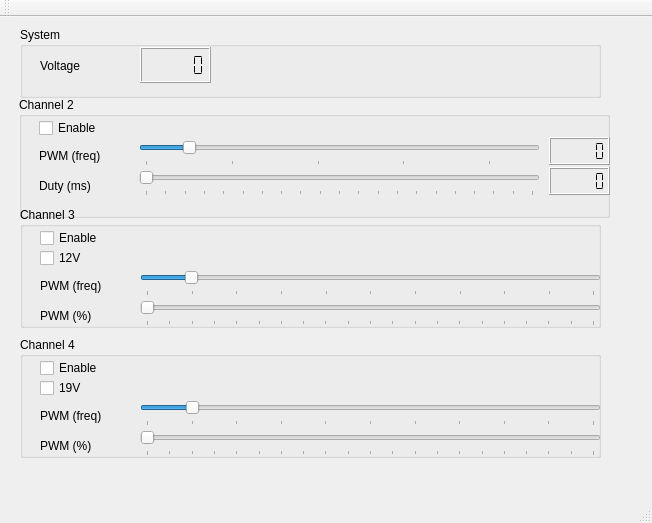
<?xml version="1.0" encoding="UTF-8"?>
<ui version="4.0">
 <class>MainWindow</class>
 <widget class="QMainWindow" name="MainWindow">
  <property name="geometry">
   <rect>
    <x>0</x>
    <y>0</y>
    <width>652</width>
    <height>523</height>
   </rect>
  </property>
  <property name="windowTitle">
   <string>EvoAddonBoard Test Application</string>
  </property>
  <widget class="QWidget" name="centralWidget">
   <widget class="QGroupBox" name="groupBox">
    <property name="geometry">
     <rect>
      <x>19</x>
      <y>80</y>
      <width>591</width>
      <height>121</height>
     </rect>
    </property>
    <property name="title">
     <string>Channel 2</string>
    </property>
    <widget class="QCheckBox" name="cbCh2">
     <property name="geometry">
      <rect>
       <x>20</x>
       <y>20</y>
       <width>97</width>
       <height>22</height>
      </rect>
     </property>
     <property name="text">
      <string>Enable</string>
     </property>
    </widget>
    <widget class="QSlider" name="pwm2_freq">
     <property name="geometry">
      <rect>
       <x>120</x>
       <y>40</y>
       <width>401</width>
       <height>29</height>
      </rect>
     </property>
     <property name="minimum">
      <number>50</number>
     </property>
     <property name="maximum">
      <number>500</number>
     </property>
     <property name="value">
      <number>100</number>
     </property>
     <property name="orientation">
      <enum>Qt::Horizontal</enum>
     </property>
     <property name="tickPosition">
      <enum>QSlider::TicksBelow</enum>
     </property>
     <property name="tickInterval">
      <number>100</number>
     </property>
    </widget>
    <widget class="QLabel" name="label">
     <property name="geometry">
      <rect>
       <x>20</x>
       <y>50</y>
       <width>101</width>
       <height>17</height>
      </rect>
     </property>
     <property name="text">
      <string>PWM (freq)</string>
     </property>
    </widget>
    <widget class="QLabel" name="label_2">
     <property name="geometry">
      <rect>
       <x>20</x>
       <y>80</y>
       <width>101</width>
       <height>17</height>
      </rect>
     </property>
     <property name="text">
      <string>Duty (ms)</string>
     </property>
    </widget>
    <widget class="QSlider" name="pwm2_duty">
     <property name="geometry">
      <rect>
       <x>120</x>
       <y>70</y>
       <width>401</width>
       <height>29</height>
      </rect>
     </property>
     <property name="minimum">
      <number>0</number>
     </property>
     <property name="maximum">
      <number>100</number>
     </property>
     <property name="value">
      <number>0</number>
     </property>
     <property name="sliderPosition">
      <number>0</number>
     </property>
     <property name="orientation">
      <enum>Qt::Horizontal</enum>
     </property>
     <property name="tickPosition">
      <enum>QSlider::TicksBelow</enum>
     </property>
     <property name="tickInterval">
      <number>5</number>
     </property>
    </widget>
    <widget class="QLCDNumber" name="lcdPWM2">
     <property name="geometry">
      <rect>
       <x>530</x>
       <y>40</y>
       <width>61</width>
       <height>28</height>
      </rect>
     </property>
     <property name="minimumSize">
      <size>
       <width>0</width>
       <height>28</height>
      </size>
     </property>
     <property name="font">
      <font>
       <family>Utopia</family>
       <pointsize>12</pointsize>
       <weight>75</weight>
       <italic>true</italic>
       <bold>true</bold>
      </font>
     </property>
     <property name="autoFillBackground">
      <bool>false</bool>
     </property>
     <property name="lineWidth">
      <number>1</number>
     </property>
     <property name="smallDecimalPoint">
      <bool>true</bool>
     </property>
     <property name="segmentStyle">
      <enum>QLCDNumber::Flat</enum>
     </property>
    </widget>
    <widget class="QLCDNumber" name="lcdDuty2">
     <property name="geometry">
      <rect>
       <x>530</x>
       <y>70</y>
       <width>61</width>
       <height>28</height>
      </rect>
     </property>
     <property name="minimumSize">
      <size>
       <width>0</width>
       <height>28</height>
      </size>
     </property>
     <property name="font">
      <font>
       <family>Utopia</family>
       <pointsize>12</pointsize>
       <weight>75</weight>
       <italic>true</italic>
       <bold>true</bold>
      </font>
     </property>
     <property name="autoFillBackground">
      <bool>false</bool>
     </property>
     <property name="lineWidth">
      <number>1</number>
     </property>
     <property name="smallDecimalPoint">
      <bool>true</bool>
     </property>
     <property name="segmentStyle">
      <enum>QLCDNumber::Flat</enum>
     </property>
    </widget>
   </widget>
   <widget class="QGroupBox" name="groupBox_2">
    <property name="geometry">
     <rect>
      <x>20</x>
      <y>190</y>
      <width>581</width>
      <height>121</height>
     </rect>
    </property>
    <property name="title">
     <string>Channel 3</string>
    </property>
    <widget class="QCheckBox" name="cbCh3">
     <property name="geometry">
      <rect>
       <x>20</x>
       <y>20</y>
       <width>97</width>
       <height>22</height>
      </rect>
     </property>
     <property name="text">
      <string>Enable</string>
     </property>
    </widget>
    <widget class="QCheckBox" name="cb12V">
     <property name="geometry">
      <rect>
       <x>20</x>
       <y>40</y>
       <width>97</width>
       <height>22</height>
      </rect>
     </property>
     <property name="text">
      <string>12V</string>
     </property>
    </widget>
    <widget class="QSlider" name="pwm3_freq">
     <property name="geometry">
      <rect>
       <x>120</x>
       <y>60</y>
       <width>461</width>
       <height>29</height>
      </rect>
     </property>
     <property name="minimum">
      <number>1</number>
     </property>
     <property name="maximum">
      <number>1000</number>
     </property>
     <property name="value">
      <number>100</number>
     </property>
     <property name="orientation">
      <enum>Qt::Horizontal</enum>
     </property>
     <property name="tickPosition">
      <enum>QSlider::TicksBelow</enum>
     </property>
     <property name="tickInterval">
      <number>100</number>
     </property>
    </widget>
    <widget class="QLabel" name="label_5">
     <property name="geometry">
      <rect>
       <x>20</x>
       <y>70</y>
       <width>101</width>
       <height>17</height>
      </rect>
     </property>
     <property name="text">
      <string>PWM (freq)</string>
     </property>
    </widget>
    <widget class="QSlider" name="pwm3_duty">
     <property name="geometry">
      <rect>
       <x>120</x>
       <y>90</y>
       <width>461</width>
       <height>29</height>
      </rect>
     </property>
     <property name="minimum">
      <number>0</number>
     </property>
     <property name="maximum">
      <number>100</number>
     </property>
     <property name="value">
      <number>0</number>
     </property>
     <property name="sliderPosition">
      <number>0</number>
     </property>
     <property name="orientation">
      <enum>Qt::Horizontal</enum>
     </property>
     <property name="tickPosition">
      <enum>QSlider::TicksBelow</enum>
     </property>
     <property name="tickInterval">
      <number>5</number>
     </property>
    </widget>
    <widget class="QLabel" name="label_6">
     <property name="geometry">
      <rect>
       <x>20</x>
       <y>100</y>
       <width>101</width>
       <height>17</height>
      </rect>
     </property>
     <property name="text">
      <string>PWM (%)</string>
     </property>
    </widget>
    <zorder>cbCh3</zorder>
    <zorder>cb12V</zorder>
    <zorder>groupBox</zorder>
    <zorder>pwm3_freq</zorder>
    <zorder>label_5</zorder>
    <zorder>pwm3_duty</zorder>
    <zorder>label_6</zorder>
   </widget>
   <widget class="QGroupBox" name="groupBox_3">
    <property name="geometry">
     <rect>
      <x>20</x>
      <y>320</y>
      <width>581</width>
      <height>121</height>
     </rect>
    </property>
    <property name="title">
     <string>Channel 4</string>
    </property>
    <widget class="QCheckBox" name="cbCh4">
     <property name="geometry">
      <rect>
       <x>20</x>
       <y>20</y>
       <width>97</width>
       <height>22</height>
      </rect>
     </property>
     <property name="text">
      <string>Enable</string>
     </property>
    </widget>
    <widget class="QCheckBox" name="cb19V">
     <property name="geometry">
      <rect>
       <x>20</x>
       <y>40</y>
       <width>97</width>
       <height>22</height>
      </rect>
     </property>
     <property name="text">
      <string>19V</string>
     </property>
    </widget>
    <widget class="QLabel" name="label_3">
     <property name="geometry">
      <rect>
       <x>20</x>
       <y>70</y>
       <width>101</width>
       <height>17</height>
      </rect>
     </property>
     <property name="text">
      <string>PWM (freq)</string>
     </property>
    </widget>
    <widget class="QSlider" name="pwm4_freq">
     <property name="geometry">
      <rect>
       <x>120</x>
       <y>60</y>
       <width>461</width>
       <height>29</height>
      </rect>
     </property>
     <property name="minimum">
      <number>0</number>
     </property>
     <property name="maximum">
      <number>1000</number>
     </property>
     <property name="value">
      <number>100</number>
     </property>
     <property name="orientation">
      <enum>Qt::Horizontal</enum>
     </property>
     <property name="tickPosition">
      <enum>QSlider::TicksBelow</enum>
     </property>
     <property name="tickInterval">
      <number>100</number>
     </property>
    </widget>
    <widget class="QLabel" name="label_4">
     <property name="geometry">
      <rect>
       <x>20</x>
       <y>100</y>
       <width>101</width>
       <height>17</height>
      </rect>
     </property>
     <property name="text">
      <string>PWM (%)</string>
     </property>
    </widget>
    <widget class="QSlider" name="pwm4_duty">
     <property name="geometry">
      <rect>
       <x>120</x>
       <y>90</y>
       <width>461</width>
       <height>29</height>
      </rect>
     </property>
     <property name="minimum">
      <number>0</number>
     </property>
     <property name="maximum">
      <number>100</number>
     </property>
     <property name="value">
      <number>0</number>
     </property>
     <property name="sliderPosition">
      <number>0</number>
     </property>
     <property name="orientation">
      <enum>Qt::Horizontal</enum>
     </property>
     <property name="tickPosition">
      <enum>QSlider::TicksBelow</enum>
     </property>
     <property name="tickInterval">
      <number>5</number>
     </property>
    </widget>
   </widget>
   <widget class="QGroupBox" name="groupBox_4">
    <property name="geometry">
     <rect>
      <x>20</x>
      <y>10</y>
      <width>581</width>
      <height>71</height>
     </rect>
    </property>
    <property name="title">
     <string>System</string>
    </property>
    <widget class="QLabel" name="label_7">
     <property name="geometry">
      <rect>
       <x>20</x>
       <y>30</y>
       <width>67</width>
       <height>17</height>
      </rect>
     </property>
     <property name="text">
      <string>Voltage</string>
     </property>
    </widget>
    <widget class="QLCDNumber" name="lcdVoltage">
     <property name="geometry">
      <rect>
       <x>120</x>
       <y>20</y>
       <width>71</width>
       <height>36</height>
      </rect>
     </property>
     <property name="minimumSize">
      <size>
       <width>0</width>
       <height>36</height>
      </size>
     </property>
     <property name="font">
      <font>
       <family>Utopia</family>
       <pointsize>14</pointsize>
       <weight>75</weight>
       <italic>true</italic>
       <bold>true</bold>
      </font>
     </property>
     <property name="autoFillBackground">
      <bool>false</bool>
     </property>
     <property name="lineWidth">
      <number>1</number>
     </property>
     <property name="smallDecimalPoint">
      <bool>true</bool>
     </property>
     <property name="segmentStyle">
      <enum>QLCDNumber::Flat</enum>
     </property>
    </widget>
   </widget>
  </widget>
  <widget class="QMenuBar" name="menuBar">
   <property name="geometry">
    <rect>
     <x>0</x>
     <y>0</y>
     <width>652</width>
     <height>25</height>
    </rect>
   </property>
  </widget>
  <widget class="QToolBar" name="mainToolBar">
   <attribute name="toolBarArea">
    <enum>TopToolBarArea</enum>
   </attribute>
   <attribute name="toolBarBreak">
    <bool>false</bool>
   </attribute>
  </widget>
  <widget class="QStatusBar" name="statusBar"/>
 </widget>
 <layoutdefault spacing="6" margin="11"/>
 <resources/>
 <connections/>
</ui>
